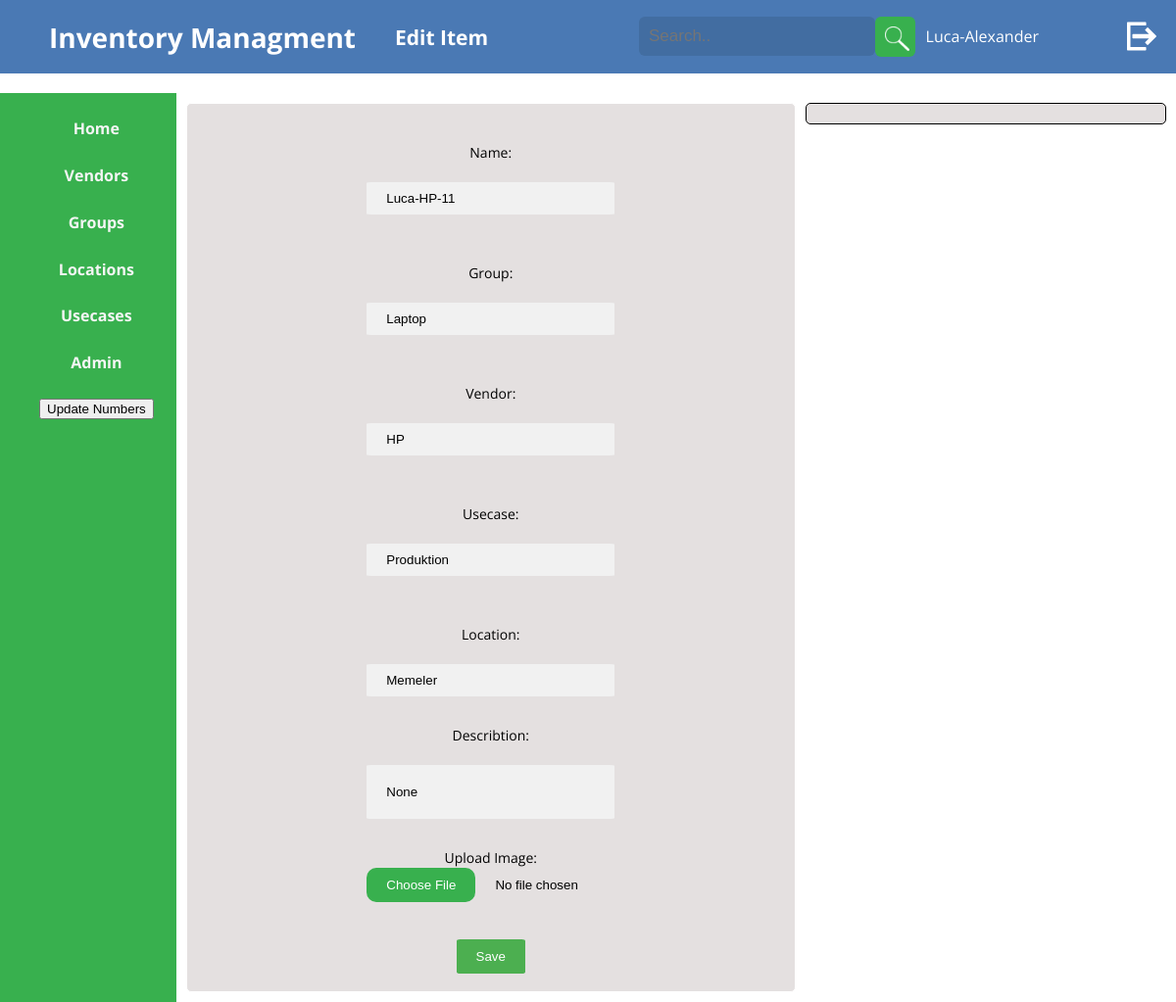
The app's page /edit_item/4/ (signed in), older data.
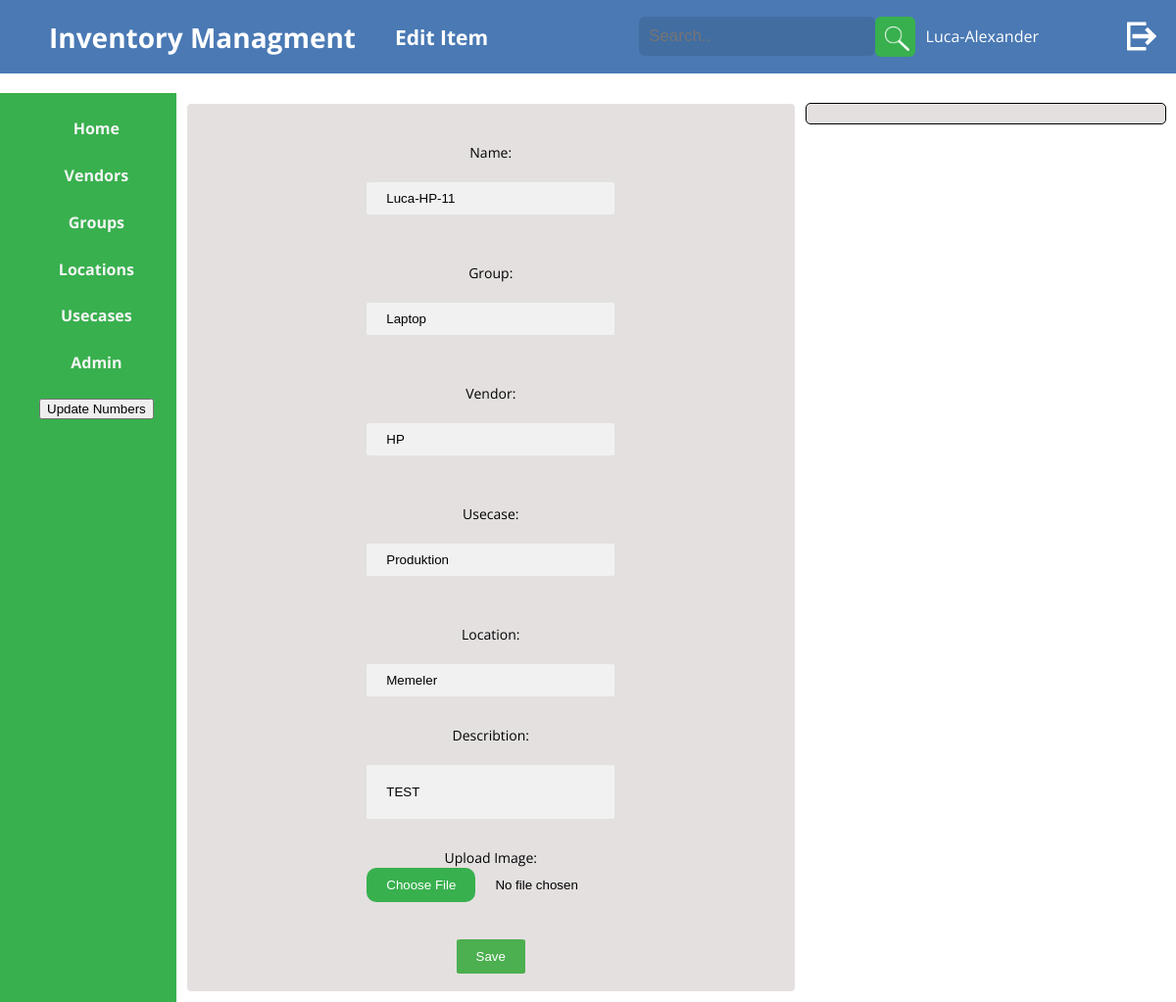
The same page, newer data.
### Inventory_mgmt/models.py (models this page shows, shortened)
class Inventory_Item(models.Model):
    full_id = models.CharField(default=None, max_length=50, null=True, blank=True)
    name = models.CharField(max_length=200)
    group = models.CharField(max_length=200)
    vendor = models.CharField(max_length=200)
    usecase = models.CharField(max_length=200)
    location = models.CharField(max_length=200)
    created_at = models.DateField(default=date.today)
    picture = models.ImageField(upload_to='images/', blank=True, null=True)
    description = models.TextField(max_length=1000, blank=True, null=True)

### Inventory_mgmt/views.py (the view)
# urls.py: path('edit_item/<int:id>/', views.edit_item, name='edit_item',),
def edit_item(request, id=None):
    if type(id) == int:
        item = Inventory_Item.objects.filter(id=id)
        return render(request, 'edit_item.html', {'item': item, 'title': 'Edit Item'})
    else:
        messages.error(request, 'Item not found')
        return render(request, 'edit_item.html', {'title': 'Edit Item'})

### templates/edit_item.html (shortened to what this page needs)
﻿{% extends 'base.html' %}
{% load static %}
    {% block content %}
            <div class="main_items">
                {% for itm in item %}
                <div class="Fields">
                    <form action="/" method="post" enctype="multipart/form-data">
                        <div class="Form-Item">
                            <label for="form_name">Name:</label><br>
                            <input type="text" id="form_name" name="form_name" value="{{ itm.name }}"><br>
                        </div>
                        <div class="Form-Item">
                            <label for="form_group">Group:</label><br>
                            <input type="text" id="form_group" name="form_group" value="{{ itm.group }}"><br>
                        </div>
                        <div class="Form-Item">
                            <label for="form_vendor">Vendor:</label><br>
                            <input type="text" id="form_vendor" name="form_vendor" value="{{ itm.vendor }}"><br>
                        </div>
                        <div class="Form-Item">
                            <label for="form_usecase">Usecase:</label><br>
                            <input type="text" id="form_usecase" name="form_usecase" value="{{ itm.usecase }}"><br>
                        </div>
                        <div class="Form-Item">
                            <label for="form_location">Location:</label><br>
                            <input type="text" id="form_location" name="form_location" value="{{ itm.location }}">
                        </div>
                        <div class="Form-Item">
                            <label for="form_describtion">Describtion:</label><br>
                            <input type="textarea" name="form_describtion" id="form_describtion" value="{{ itm.description }}">
                        </div>
                        <div class="Form-Item">
                            {% if itm.picture %}
                            <label for="form_picture">Change Image:</label>
                            {% else %}
                            <label for="form_picture">Upload Image:</label>
                            {% endif %}
                            <input type="file" name="form_picture" id="form_picture" value="{{ itm.picture }}">
                        </div>
                        <div class="Form-Item">
                            <input type="submit" value="Save">
                        </div>
                    </form>
                </div>
                <div class="itm_image1">
                </div>
                        {% endfor %}
                </div>
    {% endblock %}

Row changes from the older to the newer data that the page shows:
changed Inventory_Item "Luca-HP-11": form_describtion "None" → "TEST"
